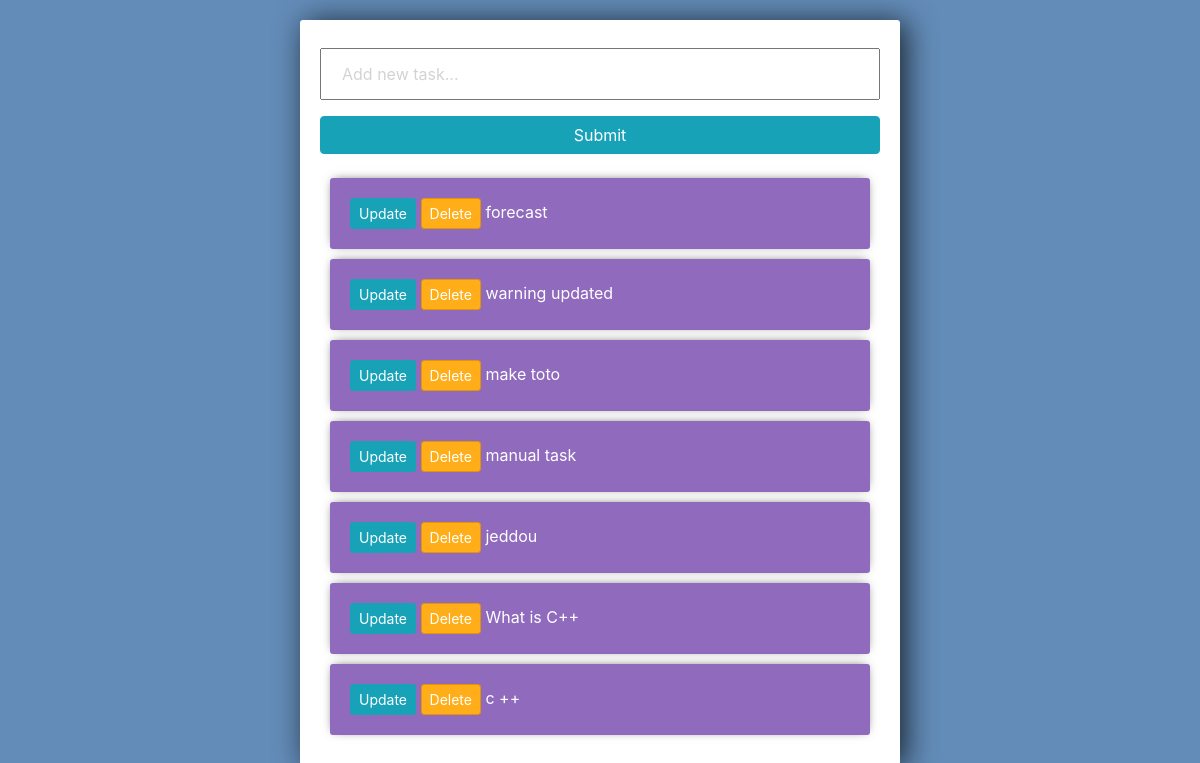
/, run on an earlier commit of the app's database.
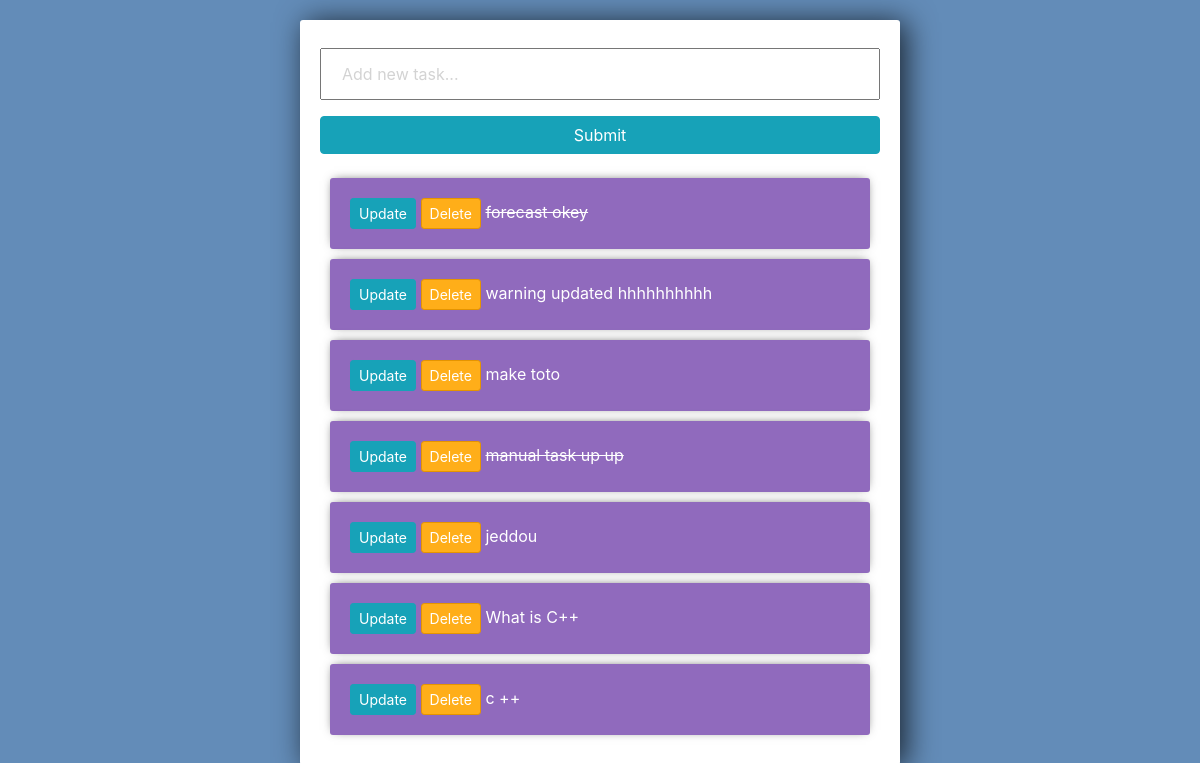
And on a later commit of the database.
### account/models.py (models this page shows)
class Task(models.Model):
    title = models.CharField(max_length=200)
    complete = models.BooleanField(default=False)
    created = models.DateTimeField(auto_now_add=True)
    def __str__(self):
        return self.title

### account/views.py (the view)
# urls.py: path('', views.index, name="list"),
def index(request):
    tasks = Task.objects.all()
    form = TaskForm()
    if request.method =='POST': #save if data is valid
            form = TaskForm(request.POST)
            if form.is_valid():
                form.save()
            return redirect('/')
    context = {'tasks':tasks , 'form':form}
    return render(request,'account/list.html',context)

### account/forms.py
class TaskForm(forms.ModelForm):
	title= forms.CharField(widget= forms.TextInput(attrs={'placeholder':'Add new task...'}))
	class Meta:
		model = Task
		fields = '__all__'

### account/templates/account/list.html (shortened to what this page needs)
<link rel="stylesheet" href="https://stackpath.bootstrapcdn.com/bootstrap/4.3.1/css/bootstrap.min.css">
<div class="center-column">
	<form method="POST" action="/">
		{{form.title}}
		<input class="btn btn-info" type="submit" name="Create Task">
	</form>
	<div class="todo-list">
	{% for task in tasks %}
		<div class="item-row">
			<a class="btn btn-sm btn-info" href="{% url 'update_task' task.id %}">Update</a>
			<a class="btn btn-sm btn-danger" href="{% url 'delete' task.id %}">Delete</a>
			{% if task.complete == True %}
			<strike>{{task}}</strike>
			{% else %}
			<span>{{task}}</span>
			{% endif %}
		</div>
	{% endfor %}
	</div>
</div>

### account/templates/account/list.html (style rules this page uses)
input { width: 100%; padding: 12px 20px; margin: 8px 0; box-sizing: border-box; }
input::placeholder { color: #d3d3d3; }
.center-column { width:600px; margin: 20px auto; padding:20px; background-color: #fff; border-radius: 3px; box-shadow: 6px 2px 30px 0px rgba(0,0,0,0.75); }
.item-row { background-color: #906abd; margin: 10px; padding: 20px; border-radius: 3px; color: #fff; font-size: 16px; box-shadow: 0px -1px 10px -4px rgba(0,0,0,0.75); }
.btn-danger { background-color: #ffae19; border-color: #e59400; }

What changed in the data, as far as the page shows it:
changed Task: complete False → True (drawn); title "forecast" → "forecast okey"
changed Task: title "warning updated" → "warning updated hhhhhhhhhh"
changed Task: complete False → True (drawn); title "manual task" → "manual task up up"
